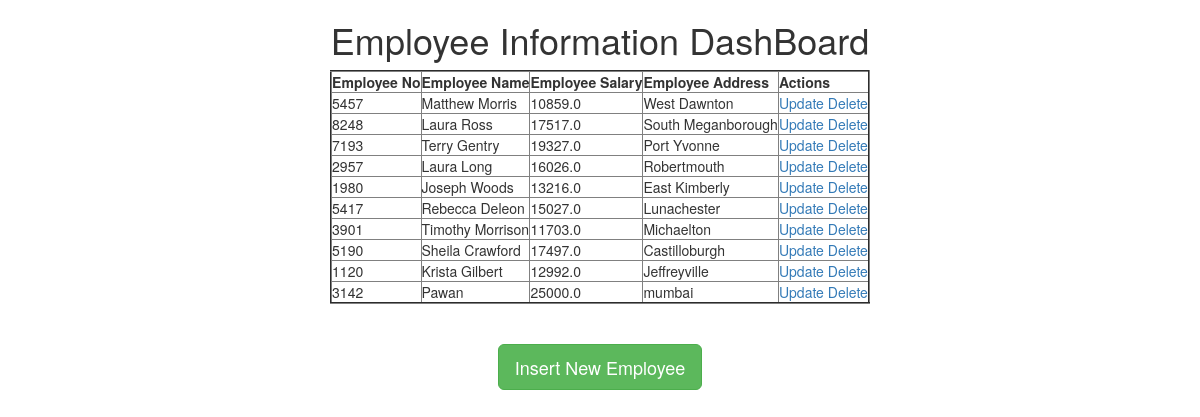
The page / on the database its author committed.
### testapp/models.py (models this page shows)
class Employee(models.Model):
    eno = models.IntegerField()
    ename = models.CharField(max_length=64)
    esal = models.FloatField()
    eaddr = models.CharField(max_length=256)

### testapp/views.py (the view)
# urls.py: path('', views.retrive_view ,name="home"),
def retrive_view(request):
    employees = Employee.objects.all()
    return render(request, 'testapp/index.html',{'employees':employees})

### templates/testapp/index.html
<!DOCTYPE html>
{%extends 'testapp/base.html'%}
        {%block body_block%}
        <h1>Employee Information DashBoard</h1>
        <table border="2">
            <thead>
                <th>Employee No</th>
                <th>Employee Name</th>
                <th>Employee Salary</th>
                <th>Employee Address</th>
                <th>Actions</th>
            </thead>
            {%for emp in employees %}
            <tr>
                <td>{{emp.eno}}</td>
                <td>{{emp.ename}}</td>
                <td>{{emp.esal}}</td>
                <td>{{emp.eaddr}}</td>
                <td><a href="/update/{{emp.id}}">Update</a> <a href="/delete/{{emp.id}}">Delete</a></td>
            </tr>
            {% endfor %}
        </table><br><br>
        <a href="/create" class="btn btn-success btn-lg">Insert New Employee</a>
        {%endblock%}

### templates/testapp/base.html (shortened to what this page needs)
<!DOCTYPE html>
<html lang="en">
<head>
    <link rel="stylesheet" href="https://stackpath.bootstrapcdn.com/bootstrap/3.4.1/css/bootstrap.min.css">
</head>
<body>
    <div class="container" align="center">
        {%block body_block%}
        {%endblock%}
    </div>
</body>
</html>

### rows shown on the page
Employee: eno "5457", ename "Matthew Morris", esal "10859.0", eaddr "West Dawnton"
Employee: eno "8248", ename "Laura Ross", esal "17517.0", eaddr "South Meganborough"
Employee: eno "7193", ename "Terry Gentry", esal "19327.0", eaddr "Port Yvonne"
Employee: eno "2957", ename "Laura Long", esal "16026.0", eaddr "Robertmouth"
Employee: eno "1980", ename "Joseph Woods", esal "13216.0", eaddr "East Kimberly"
Employee: eno "5417", ename "Rebecca Deleon", esal "15027.0", eaddr "Lunachester"
Employee: eno "3901", ename "Timothy Morrison", esal "11703.0", eaddr "Michaelton"
Employee: eno "5190", ename "Sheila Crawford", esal "17497.0", eaddr "Castilloburgh"
Employee: eno "1120", ename "Krista Gilbert", esal "12992.0", eaddr "Jeffreyville"
Employee: eno "3142", ename "Pawan", esal "25000.0", eaddr "mumbai"
